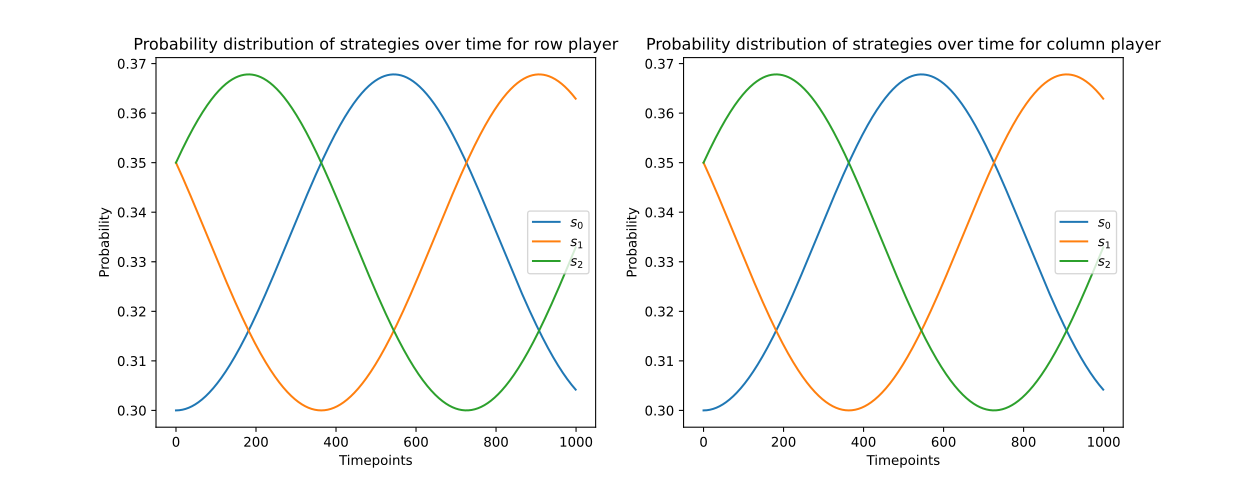

The script that saved this image:
"""
Code to draw plot for the documentation.

This plots an example of non-convergence in asymmetric replicator dynamics.

The code should match the reference code in the documentation.
"""
import matplotlib.pyplot as plt
import numpy as np

import nashpy as nash

A = np.array([[0, -1, 1], [1, 0, -1], [-1, 1, 0]])
B = A.transpose()
game = nash.Game(A, B)
x0 = np.array([0.3, 0.35, 0.35])
y0 = np.array([0.3, 0.35, 0.35])
xs, ys = game.asymmetric_replicator_dynamics(x0=x0, y0=y0)

plt.figure(figsize=(13, 5))
plt.subplot(1, 2, 1)
plt.plot(xs)
plt.title("Probability distribution of strategies over time for row player")
plt.xlabel("Timepoints")
plt.ylabel("Probability")
plt.legend([f"$s_{0}$", f"$s_{1}$", f"$s_{2}$"])
plt.subplot(1, 2, 2)
plt.plot(ys)
plt.title("Probability distribution of strategies over time for column player")
plt.xlabel("Timepoints")
plt.ylabel("Probability")
plt.legend([f"$s_{0}$", f"$s_{1}$", f"$s_{2}$"])

plt.savefig("main.svg", transparent=True)
